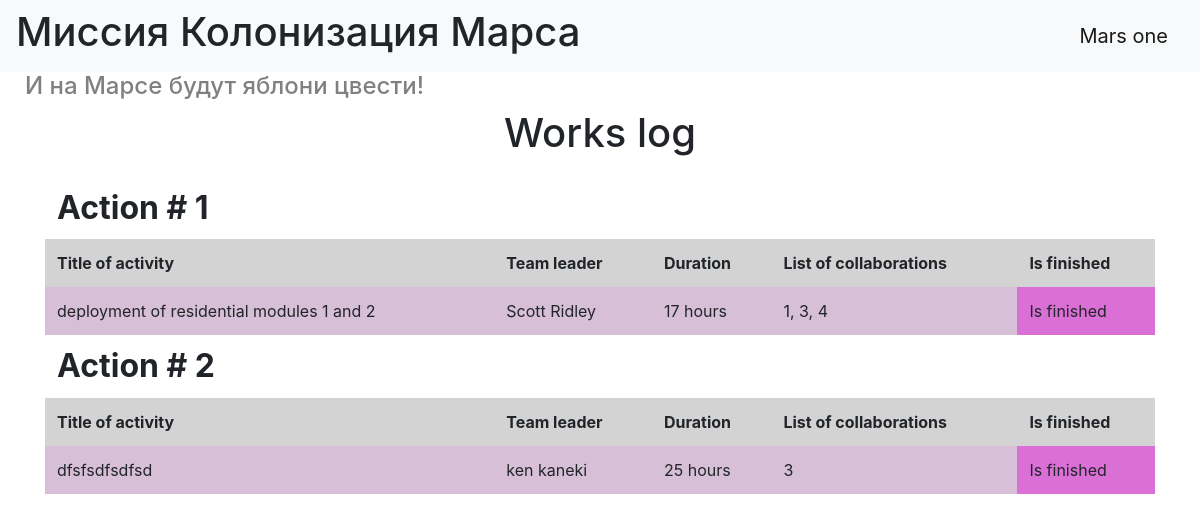
The page /index on the database as committed earlier.
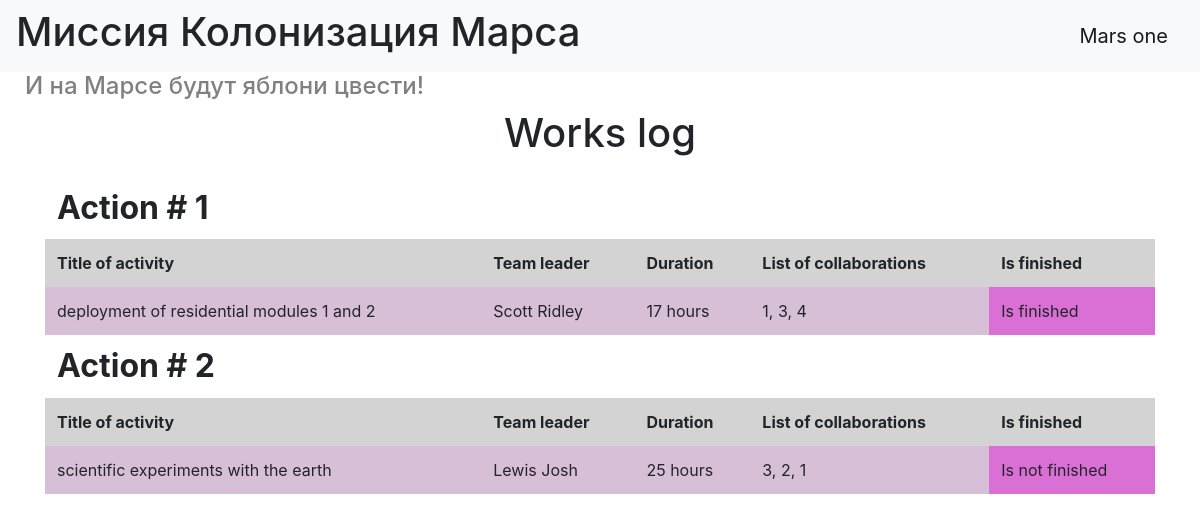
The same page on the database as committed later.
### data/jobs.py (models this page shows, shortened)
class Jobs(SqlAlchemyBase, UserMixin, SerializerMixin):
    __tablename__ = 'jobs'
    id = sqlalchemy.Column(sqlalchemy.Integer,
                           primary_key=True, autoincrement=True)
    team_leader = sqlalchemy.Column(sqlalchemy.Integer, sqlalchemy.ForeignKey("users.id"), nullable=True)
    job = sqlalchemy.Column(sqlalchemy.String, nullable=True)
    work_size = sqlalchemy.Column(sqlalchemy.Integer, nullable=True)
    collaborators = sqlalchemy.Column(sqlalchemy.String, nullable=True)
    start_date = sqlalchemy.Column(sqlalchemy.DateTime, nullable=True)
    end_date = sqlalchemy.Column(sqlalchemy.DateTime, nullable=True)
    is_finished = sqlalchemy.Column(sqlalchemy.BOOLEAN, nullable=True)
    user = orm.relation('User')

### main.py (the view)
@app.route('/')
@app.route('/index')
def index():
    db_sess = db_session.create_session()
    jobs = db_sess.query(Jobs).all()
    users = db_sess.query(User).all()
    data = {}
    for user in users:
        data[user.id] = user.surname + " " +  user.name
    return render_template("index.html", jobs=jobs, data=data)

### data/db_session.py (called while the page is built)
def create_session() -> Session:
    global __factory
    return __factory()

### templates/index.html
{% extends "base.html" %}
{% block content %}
<h1 style="text-align: center">Works log</h1>
<div class="item">
    <table class="table table-borderless">
        <tbody>
            {% for item in jobs%}
            <thead>
                <tr class="h2">
                    <th>Action # {{item.id}}</th>
                </tr>
            </thead>
            <tbody style="background-color:#D3D3D3">
                <tr>
                    <th scope="col">Title of activity</th>
                    <th scope="col">Team leader</th>
                    <th scope="col">Duration</th>
                    <th scope="col">List of collaborations</th>
                    <th scope="col">Is finished</th>
                </tr>
            </tbody>
            <tr class="purple">
                  <td>{{item.job}}</td>
                  <td>{{data[item.team_leader]}}</td>
                  <td>{{item.work_size}} hours</td>
                  <td>{{item.collaborators}}</td>
              {% if item.is_finished %}
                    <td class="not-purple">Is finished</td>
              {% else %}
                    <td class="not-purple">Is not finished</td>
              {% endif %}
            </tr>
            {% endfor %}
        </tbody>
    </table>
</div>
{% endblock %}

### templates/base.html (shortened to what this page needs)
<!doctype html>
<html lang="en">
<head>
    <link rel="stylesheet"
          href="https://stackpath.bootstrapcdn.com/bootstrap/4.4.1/css/bootstrap.min.css"
>
    <link rel="stylesheet" href="static/css/style.css">
</head>
<body>
<header>
    <nav class="navbar navbar-light bg-light">
        <h1>Миссия Колонизация Марса</h1>
        <a class="navbar-brand" href="#">Mars one</a>
    </nav>
</header>
<h4 style="padding-left: 25px; color:grey">И на Марсе будут яблони цвести!</h4>
<main role="main" class="container">
    {% block content %}{% endblock %}
</main>
</body>

### static/css/style.css (style rules this page uses)
.item { margin-top: 10px; padding-top: 10px; $table-cell-padding-y: .5rem; }
.purple { background-color:#D8BFD8; }
.not-purple { background-color: #DA70D6; }

Rows that differ between the two databases and show on the page:
changed Jobs id 2: job "dfsfsdfsdfsd" → "scientific experiments with the earth"; team_leader "ken kaneki" → "Lewis Josh"; collaborators "3" → "3, 2, 1"; is_finished "Is finished" → "Is not finished"
